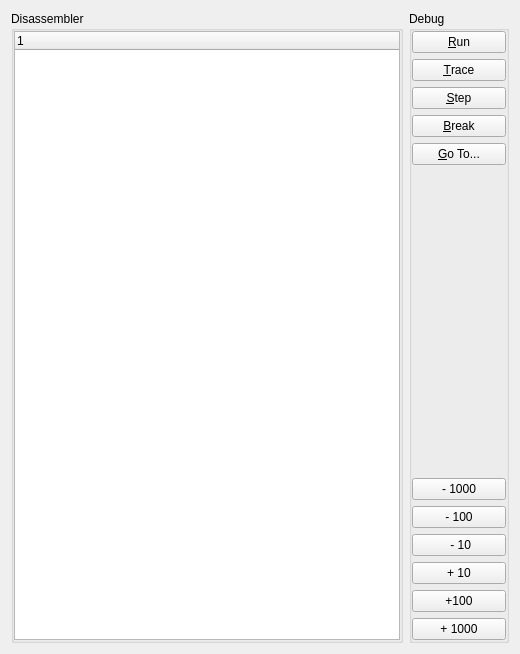
<ui version="4.0" >
 <class>DebuggerWidget</class>
 <widget class="QWidget" name="DebuggerWidget" >
  <property name="geometry" >
   <rect>
    <x>0</x>
    <y>0</y>
    <width>520</width>
    <height>654</height>
   </rect>
  </property>
  <property name="minimumSize" >
   <size>
    <width>400</width>
    <height>400</height>
   </size>
  </property>
  <property name="windowTitle" >
   <string>Mupen64plus debugger</string>
  </property>
  <layout class="QHBoxLayout" name="horizontalLayout" >
   <item>
    <widget class="QGroupBox" name="groupBox" >
     <property name="title" >
      <string>Disassembler</string>
     </property>
     <layout class="QVBoxLayout" name="verticalLayout" >
      <property name="margin" >
       <number>0</number>
      </property>
      <item>
       <widget class="QTreeWidget" name="treeDisasm" >
        <column>
         <property name="text" >
          <string>1</string>
         </property>
        </column>
       </widget>
      </item>
     </layout>
    </widget>
   </item>
   <item>
    <widget class="QGroupBox" name="groupBox_2" >
     <property name="sizePolicy" >
      <sizepolicy vsizetype="Preferred" hsizetype="Preferred" >
       <horstretch>0</horstretch>
       <verstretch>0</verstretch>
      </sizepolicy>
     </property>
     <property name="minimumSize" >
      <size>
       <width>100</width>
       <height>0</height>
      </size>
     </property>
     <property name="maximumSize" >
      <size>
       <width>100</width>
       <height>16777215</height>
      </size>
     </property>
     <property name="title" >
      <string>Debug</string>
     </property>
     <layout class="QVBoxLayout" name="verticalLayout_2" >
      <property name="margin" >
       <number>0</number>
      </property>
      <item>
       <widget class="QPushButton" name="pushRun" >
        <property name="text" >
         <string>&amp;Run</string>
        </property>
       </widget>
      </item>
      <item>
       <widget class="QPushButton" name="pushTrace" >
        <property name="text" >
         <string>&amp;Trace</string>
        </property>
       </widget>
      </item>
      <item>
       <widget class="QPushButton" name="pushStep" >
        <property name="text" >
         <string>&amp;Step</string>
        </property>
       </widget>
      </item>
      <item>
       <widget class="QPushButton" name="pushBreak" >
        <property name="text" >
         <string>&amp;Break</string>
        </property>
       </widget>
      </item>
      <item>
       <widget class="QPushButton" name="pushGoto" >
        <property name="text" >
         <string>&amp;Go To...</string>
        </property>
       </widget>
      </item>
      <item>
       <spacer name="verticalSpacer" >
        <property name="orientation" >
         <enum>Qt::Vertical</enum>
        </property>
        <property name="sizeHint" stdset="0" >
         <size>
          <width>20</width>
          <height>204</height>
         </size>
        </property>
       </spacer>
      </item>
      <item>
       <widget class="QPushButton" name="pushReduce1000" >
        <property name="text" >
         <string>- 1000</string>
        </property>
       </widget>
      </item>
      <item>
       <widget class="QPushButton" name="pushReduce100" >
        <property name="text" >
         <string>- 100</string>
        </property>
       </widget>
      </item>
      <item>
       <widget class="QPushButton" name="pushReduce10" >
        <property name="text" >
         <string> - 10</string>
        </property>
       </widget>
      </item>
      <item>
       <widget class="QPushButton" name="pushIncrease10" >
        <property name="text" >
         <string>+ 10</string>
        </property>
       </widget>
      </item>
      <item>
       <widget class="QPushButton" name="pushIncrease100" >
        <property name="text" >
         <string>+100</string>
        </property>
       </widget>
      </item>
      <item>
       <widget class="QPushButton" name="pushIncrease1000" >
        <property name="text" >
         <string>+ 1000</string>
        </property>
       </widget>
      </item>
     </layout>
    </widget>
   </item>
  </layout>
 </widget>
 <resources/>
 <connections/>
</ui>
